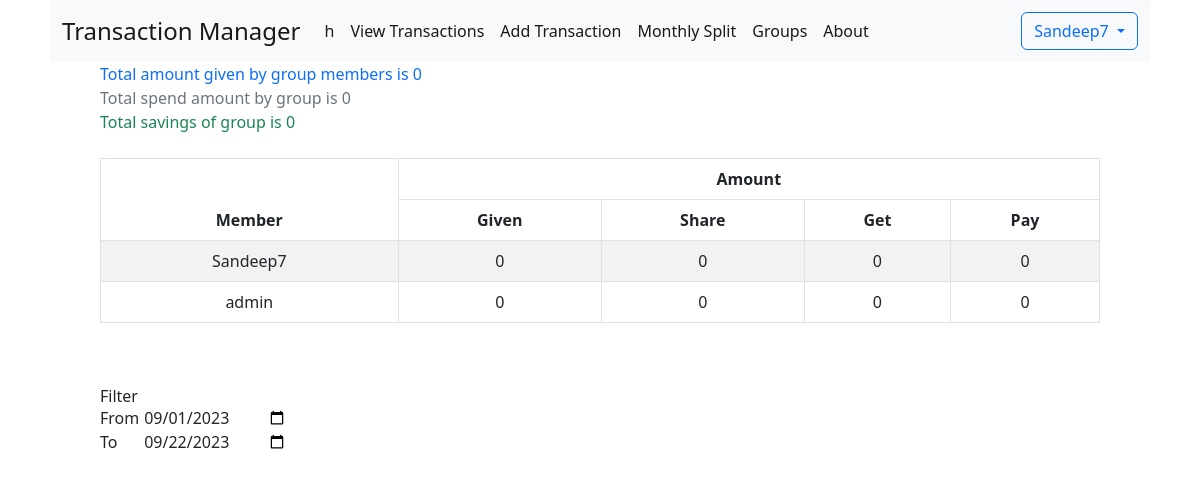
Page /group/13/monthly_split (signed in) on the committed database.
### group/models.py (models this page shows, shortened)
class Group(models.Model):
    name        = models.CharField(
                    _("Group Name"),
                    unique = True,
                    error_messages={
                        "unique": _("A group with that groupname already exists."),
                    },
                    max_length = 30,
                    db_index = True
                )
    created_by  = models.ForeignKey("core.User", on_delete = models.SET_NULL, null = True)
    created_on  = models.DateTimeField(default = timezone.now)
    savings     = models.PositiveIntegerField(verbose_name = "Savings", default = 0)
    maintainer  = models.ForeignKey(
                    "core.User",
                    verbose_name = "Savings Account Maintainer",
                    on_delete = models.SET_NULL,
                    related_name = "maintaining_groups",
                    related_query_name = "maintaining_groups",
                    blank = True,
                    null = True
                )
    inactive_members = models.ManyToManyField("core.User", related_name = "inactive_groups", blank = True)
    @property
    def get_members(self):
        return [x for x in self.members.all().order_by('first_name')]

### core/models.py (models this page shows, shortened)
class AbstractUser(AbstractBaseUser, PermissionsMixin):
    username_validator = UnicodeUsernameValidator()
    username        = models.CharField(
                        _("Username"),
                        max_length=150,
                        unique=True,
                        help_text=_(
                            "Required. 150 characters or fewer. Letters, digits and @/./+/-/_ only."
                        ),
                        validators=[username_validator],
                        error_messages={
                            "unique": _("A user with that username already exists."),
                        },
                    )
    password        = models.CharField(_("password"), max_length=128)
    first_name      = models.CharField(_("first name"), max_length=150, blank=True)
    last_name       = models.CharField(_("last name"), max_length=150, blank=True)
    mobile_number   = models.CharField(
                        blank = False,
                        unique = True,
                        max_length = 10,
                        help_text = "Enter 10 digit phone number only"
                    )
    email           = models.EmailField(_("email address"), blank=True)
    gender      = models.CharField(
                    max_length=50,
                    choices=sex_choice,
                    default='Male'
                )
    dob         = models.DateField(
                    _("date of birth"),
                    default=date.today,
                    null = True,
                    blank = True,
                    help_text="Please use the following format: <em>YYYY-MM-DD</em>."
                )
    date_joined     = models.DateTimeField(_("date joined"), default=timezone.now)
    is_staff        = models.BooleanField(
                        _("staff status"),
                        default = False,
                    )
    is_active       = models.BooleanField(
                        _("active"),
                        default = True,
                    )
    groups          = models.ManyToManyField("group.Group", related_name = "members", blank = True)
    objects = UserManager()
    EMAIL_FIELD = "email"
    USERNAME_FIELD = "username"
    REQUIRED_FIELDS = ["email"]
    class Meta:
        verbose_name = _("user")
        verbose_name_plural = _("users")
        abstract = True

class User(AbstractUser):
    pass

### group/views.py (the view, shortened to what this page needs)
# urls.py: path('group/<int:id>/monthly_split', views.group_transactions_monthly_split, name = "transactions monthly split"),
@login_required
@group_member_login_required
def group_transactions_monthly_split(request, group):
    start_point = request.GET.get('start_point', date.today().strftime("%Y-%m-%d")[:-2] + "01")
    start_date  = start_point
    if start_point != "*":
        start_point = date(*[int(x) for x in start_point.split('-')])
    stop_point  = request.GET.get('stop_point', date.today().strftime("%Y-%m-%d"))
    stop_date   = stop_point
    if stop_point != "*":
        stop_point = date(*[int(x) for x in stop_point.split('-')])
    members = {
        member.username : {
            'given' : 0,
            'share' : 0,
        } for member in group.get_members
    }
    total_saved_amount = 0              # total amount given by all the members
    total_spend_amount = 0              # total amount spend by group
    transactions = group.transactions.filter(
            of_group=group,                                 # filter by group
            on__gte=start_point,                            # filter by start point
            on__lte=stop_point,                             # filter by stop point
        ).select_related('by').prefetch_related('share_to')
    data = {}
    total_amount = 0
    for member, money in members.items():
        money['share'] = round_up(money['share'])
        data[member] = {
            'given' : money['given'],
            'share' : money['share'],
            'get' : 0,
            'pay' : 0,
        }
        total_amount += money['given']
    active_members = [
        member.username
        for member in group.get_members
        if members[member.username]['share'] > 0
    ]
    active_members_count = len(active_members)
    if active_members_count == 0:
        active_members_count = 1
    savings_share_amount = round_up(total_saved_amount / active_members_count)
    return custom_render(request, 'pages/transactions_split.html', {
        'data'                  : data,
        'total_amount'          : total_amount,
        'total_spend_amount'    : total_spend_amount,
        'total_savings'         : total_saved_amount,
        'start_point'           : start_date,
        'stop_point'            : stop_date,
        'group'                 : group,
        'title'                 : f'{group.name} Group Transactions Split'
    })

### group/helper.py (called while the page is built)
def round_up(value):
    return int(value) if settings.ROUND_UPTO == 0 else round(value, settings.ROUND_UPTO)

def get_template(template_path, is_htmx):
    if not is_htmx:
        return template_path
    *parent_path, template_name = template_path.split("/")
    template_name = template_name.split(".")[0] + "_component.html"
    template_modified_path = parent_path + ["components", template_name]
    return "/".join(template_modified_path)

def custom_render(request, template_path, context = {}):
    is_htmx = request.META.get("HTTP_HX_REQUEST", 'false') == 'true'
    return render(request, get_template(template_path, is_htmx), context)

### transaction_manager/templates/pages/transactions_split.html
{% extends '../base.html' %}
{% block body %}
    {% include 'pages/components/transactions_split_component.html' %}
{% endblock body %}

### transaction_manager/templates/nav.html (shortened to what this page needs)
<nav class="navbar navbar-expand-lg navbar-light bg-light">
  <div class="container-fluid">
    <a class="navbar-brand fs-4" href="{% url 'home' %}">Transaction Manager</a>
    <div class="collapse navbar-collapse" id="navbarSupportedContent">
        {% if user.is_authenticated %}
          <ul class="navbar-nav me-auto mb-2 mb-lg-0">
          {% if group %}
            <li
              class="nav-item"
            >
              <button
                class="nav-link active"
                aria-current="page"
                hx-get="{% url 'group' group.id %}"
                hx-target="#bodypart"
                hx-push-url="true"
              >
                {{ group.name }}
              </button>
            </li>
            <li
              class="nav-item"
            >
              <button
                class="nav-link active"
                aria-current="page"
                hx-get="{% url 'transactions' group.id %}"
                hx-target="#bodypart"
                hx-push-url="true"
              >
                View Transactions
              </button>
            </li>
            <li
              class="nav-item"
            >
              <button
                class="nav-link active"
                aria-current="page"
                hx-get="{% url 'add transaction' group.id %}"
                hx-target="#bodypart"
                hx-push-url="true"
              >
                Add Transaction
              </button>
            </li>
            <li
              class="nav-item"
            >
              <button
                class="nav-link active"
                aria-current="page"
                hx-get="{% url 'transactions monthly split' group.id %}"
                hx-target="#bodypart"
                hx-push-url="true"
              >
                Monthly Split
              </button>
            </li>
            <li
              class="nav-item"
            >
              <a
                class="nav-link active"
                aria-current="page"
                href="{% url 'groups' %}"
              >
                Groups
              </a>
            </li>
            <li
              class="nav-item"
            >
              <a
                class="nav-link active"
                aria-current="page"
                href="{% url 'about' %}"
              >
                About
              </a>
            </li>
          {% endif %}
        </ul>
        {% endif %}
				{% if user.is_authenticated %}
        <div class="navbar-nav">
					<div class="nav-item dropdown" style="">
            <button class="btn btn-outline-primary dropdown-toggle" type="button" data-bs-toggle="dropdown" aria-expanded="false">
              {{ user.username }}
            </button>
          </div>
        </div>
				{% endif %}
      </div>
    </div>
  </nav>

### transaction_manager/templates/pages/components/transactions_split_component.html (shortened to what this page needs)
<div class="container">
    <p class="text-primary">Total amount given by group members is {{ total_amount }}</p>
    <p class="text-secondary">Total spend amount by group is {{ total_spend_amount }}</p>
    <p class="text-success">Total savings of group is {{ total_savings }}</p>
    <br>
    {% if total != 0 %}
        <table class="table table-striped table-hover table-bordered table-responsive">
            <thead>
                <tr>
                    <th class="text-center" rowspan="2">Member</th>
                    <th class="text-center" colspan="4">Amount</th>
                </tr>
                <tr>
                    <th class="text-center" >Given</th>
                    <th class="text-center" >Share</th>
                    <th class="text-center" >Get</th>
                    <th class="text-center" >Pay</th>
                </tr>
            </thead>
            <tbody>
                {% for member, amount in data.items %}
                    <tr>
                        <td class="text-center" scope="row"> {{ member }} </td>
                        {% for col in amount.values %}
                            <td class="text-center" scope="row"> {{ col }} </td>
                        {% endfor %}
                    </tr>
                {% endfor %}
            </tbody>
        </table>
    {% else %}
        <p class="text-danger"> No transactions to split amount </p>
    {% endif %}
    <br><br>
        <h1>Filter</h1>
        <label class="w-10" for="start_point">From</label>
        <input
            class="w-30"
            name="start_point"
            id="start_point"
            type="date"
            hx-get="{% url 'transactions monthly split' id=group.id %}"
            hx-target="#bodypart"
            hx-trigger="change"
            hx-include="#start_point, #stop_point"
            hx-push-url="true"
        ></input>
        <br>
        <label class="w-10" for="stop_point">To</label>
        <input
            class="w-30"
            name="stop_point"
            id="stop_point"
            type="date"
            hx-get="{% url 'transactions monthly split' id=group.id %}"
            hx-target="#bodypart"
            hx-trigger="change"
            hx-include="#start_point, #stop_point"
            hx-push-url="true"
        ></input>
        <br>
</div>

### rows in the picture
Group: name "h", start_point "09/01/2023", stop_point "09/22/2023"
User: username "Sandeep7", data "Sandeep7"
User: data "admin"

### other values in the picture
{{ total_amount }} "0"
{{ total_spend_amount }} "0"
{{ total_savings }} "0"
{{ col }} "0" "0" "0" "0" "0" "0" "0" "0"
